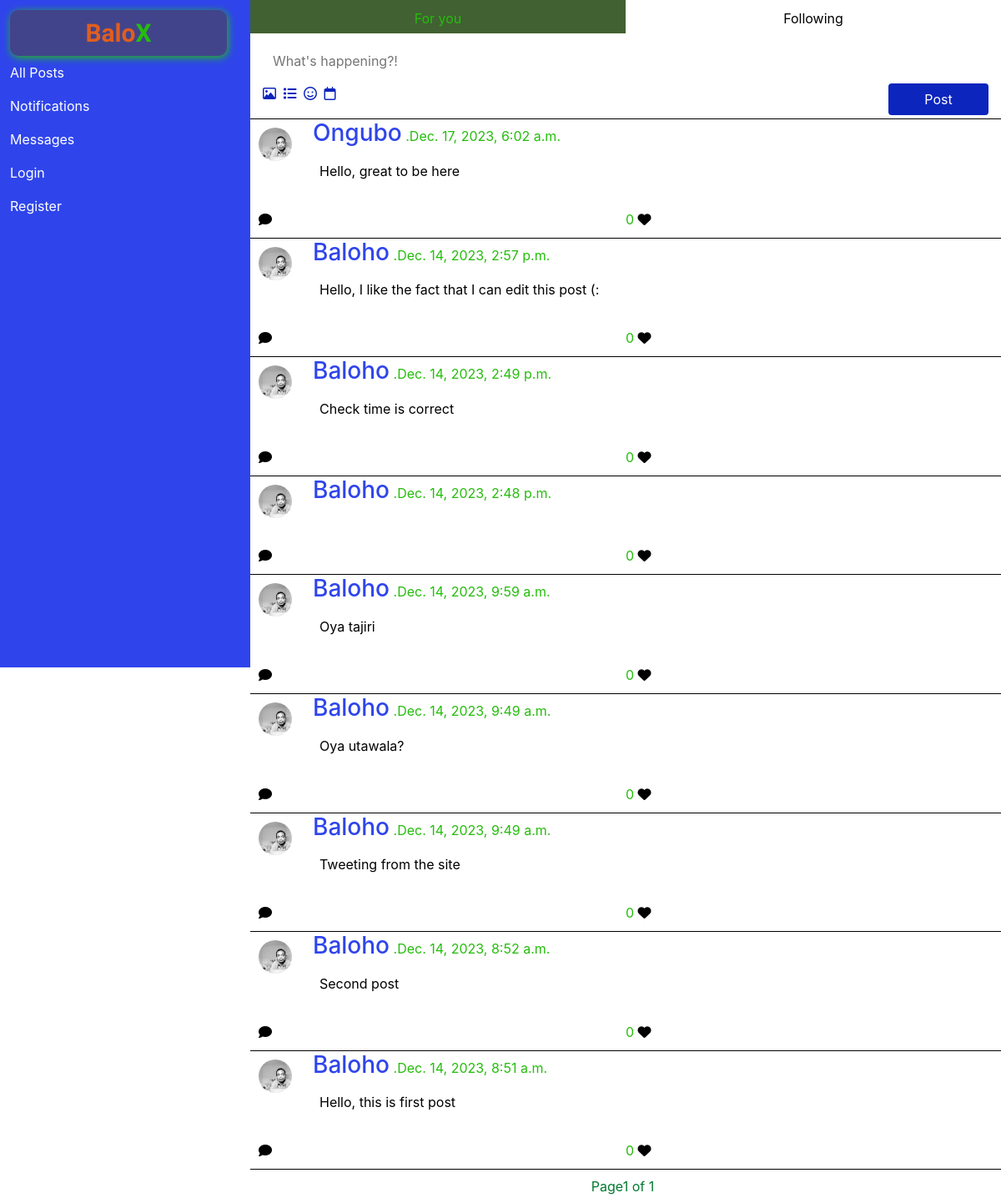
Before: /?page=2 with the older database file.
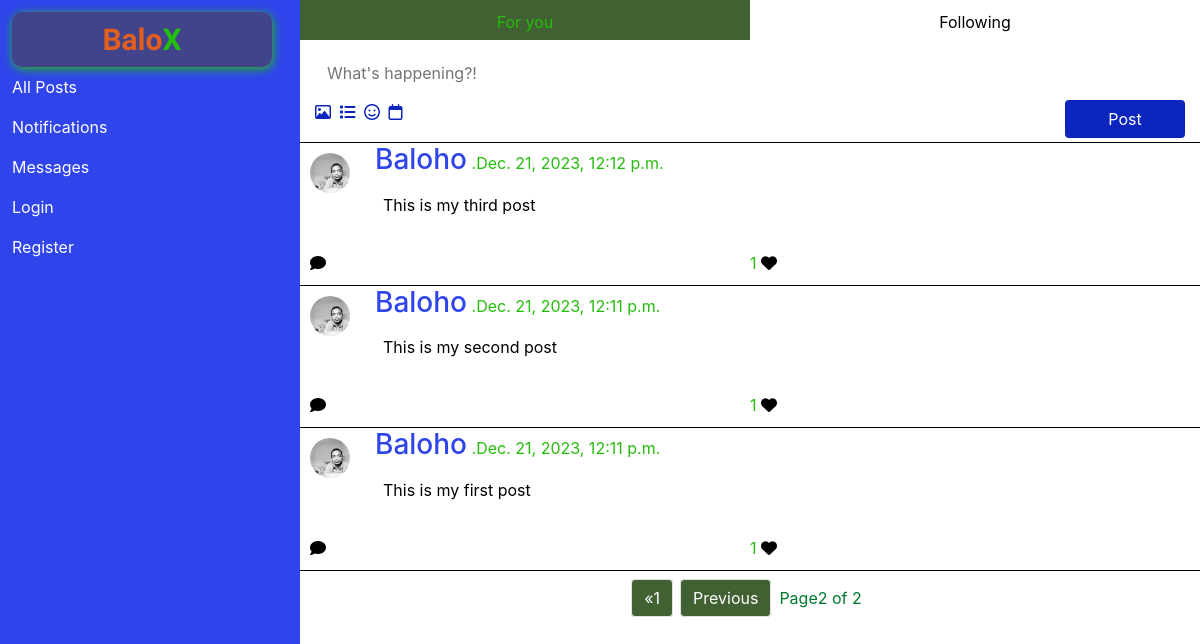
After: the same page with the newer database file.
### network/models.py (models this page shows, shortened)
class Post(models.Model):
    author = models.ForeignKey(User, on_delete=models.CASCADE, related_name='tweet')
    tweet = models.TextField(verbose_name='post', null=False, blank=False)
    liked_by = models.ManyToManyField(User, related_name='liked_posts', null=True, blank=True)
    likes = models.IntegerField(null=True, blank=True, verbose_name='like', max_length=20, default=0)
    time = models.DateTimeField(verbose_name='creation time')

class User(AbstractUser):
    pass

### network/views.py (the view)
# urls.py: path("", views.index, name="index"),
def index(request):
    posts = Post.objects.all().order_by('-time')
    paginator = Paginator(posts,10)
    page_number = request.GET.get('page')
    page_obj = paginator.get_page(page_number)
    return render(request, "network/index.html", {
        'page_obj' : page_obj,
        'all_posts' : True
    })

### network/templates/network/index.html (shortened to what this page needs)
{% extends "network/layout.html" %}
{% load static %}
{% block body %}
<section id="ForYou" class="container">
    <div class="row tofix">
        {% if all_posts %}
        <a class="col for_follow active" href="{% url 'index' %}"><div id="forYoubtn">For you</div></a>
        <a class="col for_follow" href="{% url 'following' %}"><div id="followingBtn">Following</div></a>
        {% else %}
        <a class="col for_follow" href="{% url 'index' %}"><div id="forYoubtn">For you</div></a>
        <a class="col for_follow active" href="{% url 'following' %}"><div id="followingBtn">Following</div></a>
        {% endif %}
    </div>
</section>
<section id="post" class="container">
    <form action="{% url 'tweet' %}" method="post" id="post_form">
        <div id="new_post">
            <input type="text" autocomplete="off" placeholder="What's happening?!" name="tweet">
        </div>
        <div class="row">
            <div class="on_newPostDiv icons col-sm-7 col-md-10">
                <i class="fa-regular fa-image"></i>
                <i class="fa-solid fa-list"></i>
                <i class="fa-regular fa-face-smile"></i>
                <i class="fa-regular fa-calendar"></i>
            </div>
            <div class="on_newPostDiv col-sm-5 col-md-2" id="post_btn">
                <input class='btn' type="submit" value="Post">
            </div>
        </div>
    </form>
</section>
<div id="allposts">
{% for post in page_obj %}
<section class="tweet" id="{{post.id}}">
    <div class="row container">
        <div class="userImg">
            <img src="{% static 'network/user.jpg' %}" alt="">
        </div>
        <div class="tweetContent col-sm-11">
            <h3 class=""><a href="{% url 'profile' post.author.id %}" class="username">{{post.author|capfirst}} </a></h3>
            <span class="">.{{post.time}}</span>
            <p id="tweet-{{post.id}}">{{post.tweet}}</p>
        </div>
    </div>
    <div class="tweetIcon container row">
        <div class="col">
        <i class="fa-solid fa-comment commentIcon" data-comment="{{post.id}}"></i>
        </div>
        <div class="col">
            <span id="post-likes-{{post.id}}">{{post.likes}}</span>
            {% if request.user in post.liked_by.all %}
                <i class="liked fa-solid fa-heart likeIcon " data-like="post-{{post.id}}" id="post-like-{{post.id}}"></i>
            {% else %}
                <i class="unliked fa-solid fa-heart likeIcon " data-like="post-{{post.id}}" id="post-like-{{post.id}}"></i>
            {% endif %}
        </div>
    </div>
</section>
{% endfor %}
<nav aria-label="Page navigation">
    <ul class="pagination container">
    {% if page_obj.has_previous %}
    <li class="page-item"><a class="page-link" href="?page=1">&laquo;1</a></li>
    <li class="page-item"><a class="page-link" href="?page={{page_obj_all.previous_page_number}}">Previous</a></li>
    {% endif %}
      <li class="page-item">Page{{page_obj.number}} of {{page_obj.paginator.num_pages}}</li>
    </ul>
  </nav>
</div>
{% endblock %}

Changed rows visible on the page:
removed Post: author "Ongubo", time "Dec. 17, 2023, 6:02 a.m.", tweet "Hello, great to be here", likes "0"
removed Post: author "Baloho", time "Dec. 14, 2023, 2:57 p.m.", tweet "Hello, I like the fact that I can edit this post (:", likes "0"
removed Post: author "Baloho", time "Dec. 14, 2023, 2:49 p.m.", tweet "Check time is correct", likes "0"
removed Post: author "Baloho", time "Dec. 14, 2023, 2:48 p.m.", likes "0"
removed Post: author "Baloho", time "Dec. 14, 2023, 9:59 a.m.", tweet "Oya tajiri", likes "0"
removed Post: author "Baloho", time "Dec. 14, 2023, 9:49 a.m.", tweet "Oya utawala?", likes "0"
removed Post: author "Baloho", time "Dec. 14, 2023, 9:49 a.m.", tweet "Tweeting from the site", likes "0"
removed Post: author "Baloho", time "Dec. 14, 2023, 8:52 a.m.", tweet "Second post", likes "0"
removed Post: author "Baloho", time "Dec. 14, 2023, 8:51 a.m.", tweet "Hello, this is first post", likes "0"
added Post: author "Baloho", time "Dec. 21, 2023, 12:12 p.m.", tweet "This is my third post", likes "1"
added Post: author "Baloho", time "Dec. 21, 2023, 12:11 p.m.", tweet "This is my second post", likes "1"
added Post: author "Baloho", time "Dec. 21, 2023, 12:11 p.m.", tweet "This is my first post", likes "1"
Other visible differences:
{{ page_obj.number }}: "1" → "2"
{{ page_obj.paginator.num_pages }}: "1" → "2"
text now shown: "«1 Previous"
